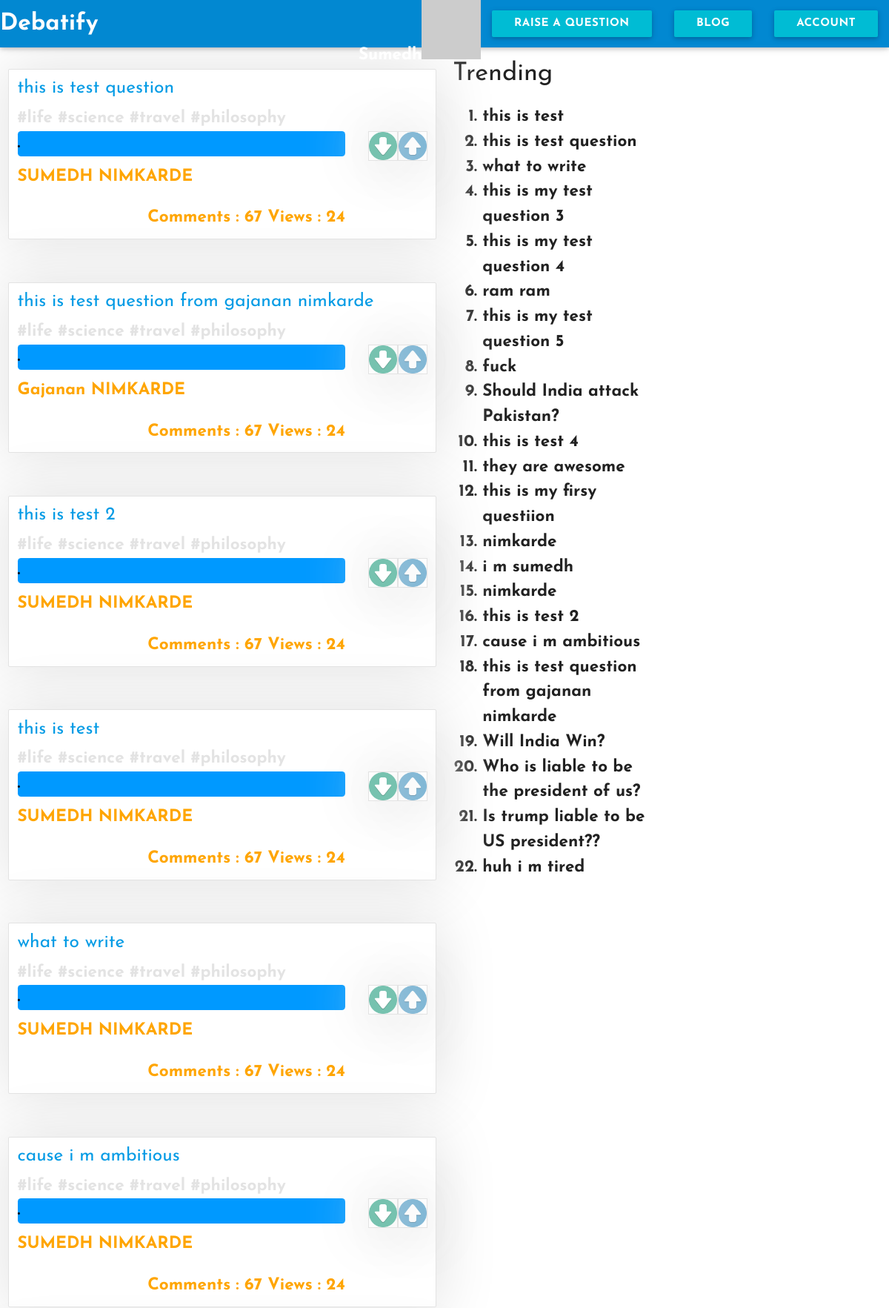
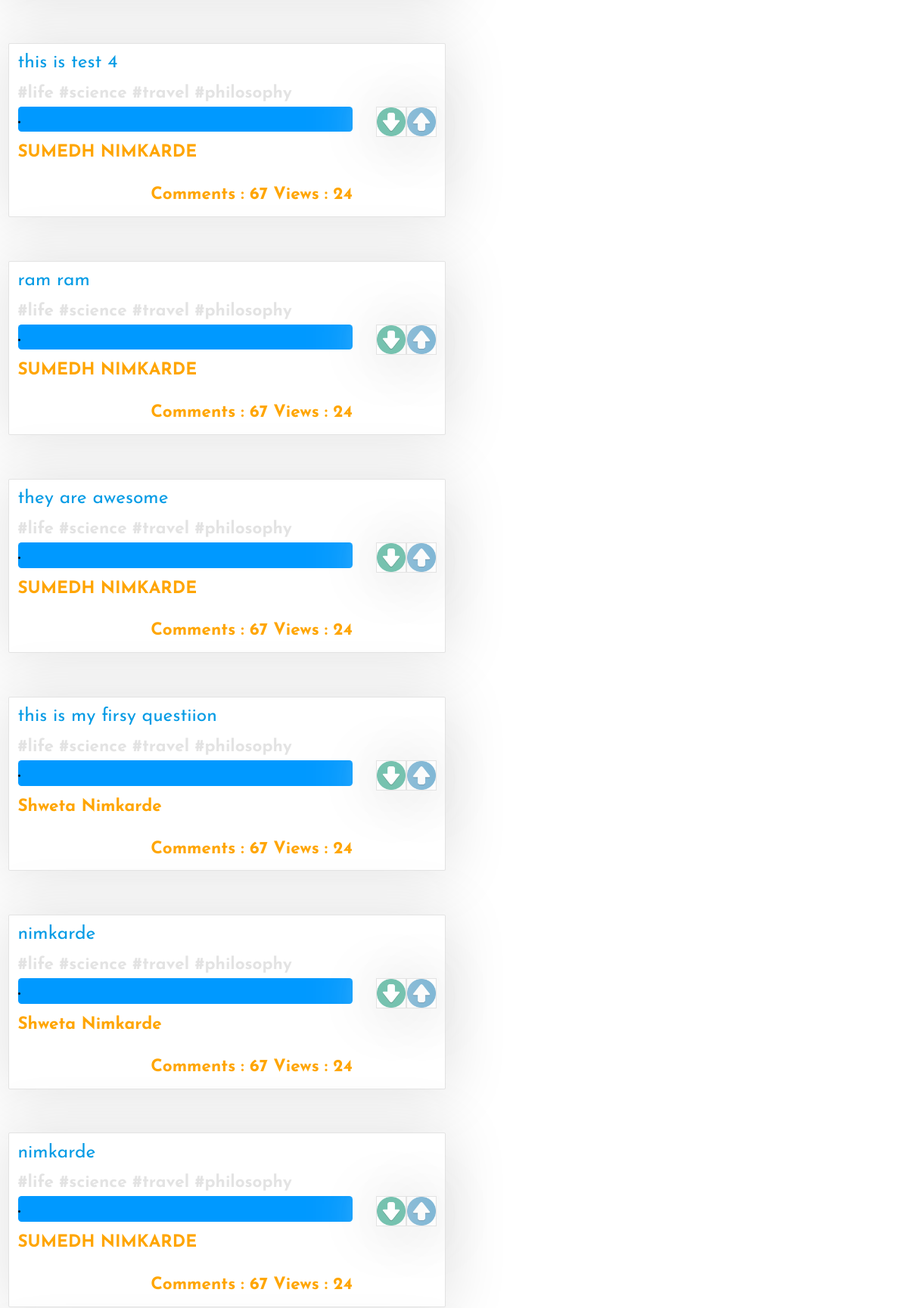
The page /authentication/dashboard (signed in, upper part) on the database its author committed (2 pictures, top to bottom).
### app/models.py (models this page shows, shortened)
class User(UserMixin,db.Model):
	__tablename__ = 'users'
	id = db.Column(db.Integer,primary_key = True)
	firstname = db.Column(db.String(50),nullable = True)
	lastname = db.Column(db.String(50),nullable = True)
	email = db.Column(db.String(50),nullable = True)
	username = db.Column(db.String(64),nullable = True)
	password = db.Column(db.String(100),nullable = True)
	password_hash = db.Column(db.String(128), nullable = True)
	confirmed = db.Column(db.Boolean, default = False)
	question = db.relationship("Question", backref = "owner", lazy = 'dynamic')
	location = db.Column(db.String(64),nullable = True)
	about_me = db.Column(db.Text(),nullable = True)
	member_since = db.Column(db.DateTime(), default=datetime.utcnow,nullable = True)
	last_seen = db.Column(db.DateTime(), default=datetime.utcnow,nullable = True)
	posts = db.relationship('Posts', backref = 'author', lazy = 'dynamic')
	fetchedChat = db.relationship('Chats', backref = 'messenger', lazy = 'dynamic')
	followed = db.relationship('Follow', foreign_keys = [Follow.follower_id],backref=db.backref('follower', lazy='joined'),lazy='dynamic',cascade='all, delete-orphan')
	followers = db.relationship('Follow', foreign_keys = [Follow.followed_id], backref = db.backref('followed', lazy = 'joined'),lazy='dynamic',cascade='all, delete-orphan')
	def gravatar(self, size=100, default='identicon', rating='g'):
		if request.is_secure:
			url = 'https://secure.gravatar.com/avatar'
		else:
			url = 'http://www.gravatar.com/avatar'
		hash = hashlib.md5(self.email.encode('utf-8')).hexdigest()
		return '{url}/{hash}?s={size}&d={default}&r={rating}'.format(
			url=url, hash=hash, size=size, default=default, rating=rating)
	@property
	def password(self):
		raise AttributeError('password is not a readable attribute')
	@password.setter
	def password(self, password):
		self.password_hash = generate_password_hash(password)

class Question(db.Model):
	__tablename__ = "questions"
	id = db.Column(db.Integer, primary_key = True)
	questions = db.Column(db.String(500))
	topic = db.Column(db.String(500))
	link = db.Column(db.String)
	user_id = db.Column(db.Integer, db.ForeignKey('users.id'))
	question = db.relationship("Chats", backref = "chat_no", lazy = 'dynamic')
	upvotes = db.Column(db.Integer, nullable = True, default = 1)

### app/auth/views.py (the view)
@admin.route('/dashboard')
def dashboard():
	fetchedTopic = models.Question.query.all()
	CurrentUsersfetchedTopic = models.Question.query.filter_by(user_id = current_user.id).all()
	trendingTopics = models.Question.query.order_by( models.Question.upvotes.desc() ).all()
	return render_template('me.html', fetchedTopic = fetchedTopic, trendingTopics = trendingTopics)

### app/models.py (called while the page is built)
@login_manager.user_loader
def load_user(user_id):
	return User.query.get(int(user_id))

### app/auth/templates/me.html (shortened to what this page needs)
<!DOCTYPE html>
<html>
    <head>
        {% block head %}
        <link rel="stylesheet" type="text/css" href="{{url_for('static',filename = "assets/materialize/css/materialize.min.css")}}">
        <link rel="stylesheet" type="text/css" href = "{{url_for('static', filename = "assets/css/card.css")}}">
        {% endblock %}
    </head>
    <body>
            {% block navbar %}
        <div class = "navbar-fixed">
            <nav>
                <div class = "nav-wrapper light-blue darken-2">
                    <a href="{{url_for('auth.dashboard')}}" class="brand-logo">Debatify</a>
                    <ul id="nav-mobile" class="right hide-on-med-and-down">
                        <li>{% block signed_in_as %}{{ current_user.firstname | title }}<img src = "{{ current_user.gravatar( size = 40 ) }}" />{% endblock %}</li>
                        <li><a href="#modal1" class = "waves-effect waves-light btn cyan modal-trigger">Raise a question</a></li>
                        <li><a href="{{url_for('main.blog')}}" class = "btn cyan">Blog</a></li>
                        <li><a href="" class = " cyan btn dropdown-button" data-activates = "dropdown1">Account</a></li>
                    </ul>
                </div>
            </nav>
        </div>
        {% endblock %}
        {% block questions %}
        <div class = "main row">
            <div class = "col s6">
            {% for f in fetchedTopic %}
                <div class = "card col s12">
                    <h5 id = "question"><a href = "{{url_for('main.chatroom', chat_id = f.id)}}">{{ f.questions }}</a></h5>
                    <div class = "hashtags">#life&nbsp;#science&nbsp;#travel&nbsp;#philosophy</div>
                    <img src="{{url_for('static', filename = "assets/img/uparrow.png")}}" id = "upvotebtn" alt = "upvotebtn">
                    <img src="{{url_for('static', filename = "assets/img/downarrow.png")}}" id = "downvotebtn" alt = "downvotebtn">
                    <div class = "poll">.</div>
                    <div class = "link"><a href="{{url_for('main.chatroom', chat_id = f.id)}}">{{ f.owner.firstname }} {{ f.owner.lastname }}</a></div>
                    <div class = "externals"><span>Comments : 67</span>&nbsp;<span>Views : 24</span></div>
                </div>
            {% endfor %}
            </div>
            <div class = "trending col s3">
                <h4>Trending</h4>
                <ol>
                    {% for topic in trendingTopics %}
                        <li>{{ topic.questions }}</li>
                    {% endfor %}
                </ol>
            </div>
        {% endblock %}
    </body>
</html>

### app/static/assets/css/card.css (style rules this page uses)
body { font-family: 'Josefin Sans', sans-serif; font-weight: bold; font-size: 1.5em; }
.card { width: 50%; height: 50%; margin: 5% auto; background-color: #fff; border: 1px solid #e3e3e3; box-shadow: 1px 1px 80px 5px #e3e3e3; padding-left: 3%; }
.card .hashtags { color: #e3e3e3; font-size: 1em; }
.card img { border: 1px solid #e3e3e3; box-shadow: 1px 5px 80px 5px #e3e3e3; width: 80%; }
.card .link, .card .externals { display: inline-block; margin-top: 2%; margin-bottom: 2%; }
.card .externals { float: right; margin-right: 20%; color: orange; }
.card .poll { border-radius: .2em; width: 80%; display: block; background-color: #0099ff; }
.card .link a { color: orange; text-decoration: none; }
.card { margin-left: 2%; }
#upvotebtn, #downvotebtn { float : right; display: block; width : 40px; height : auto; cursor : pointer; }
.trending { width : 30%; margin-left : 10%; }

### rows shown on the page
User: firstname "Sumedh"
Question: questions "this is test question", owner.firstname "SUMEDH", owner.lastname "NIMKARDE"
Question: questions "this is test question from gajanan nimkarde", owner.firstname "Gajanan", owner.lastname "NIMKARDE"
Question: questions "this is test 2", owner.firstname "SUMEDH", owner.lastname "NIMKARDE"
Question: questions "this is test", owner.firstname "SUMEDH", owner.lastname "NIMKARDE"
Question: questions "what to write", owner.firstname "SUMEDH", owner.lastname "NIMKARDE"
Question: questions "cause i m ambitious", owner.firstname "SUMEDH", owner.lastname "NIMKARDE"
Question: questions "this is test 4", owner.firstname "SUMEDH", owner.lastname "NIMKARDE"
Question: questions "ram ram", owner.firstname "SUMEDH", owner.lastname "NIMKARDE"
Question: questions "they are awesome", owner.firstname "SUMEDH", owner.lastname "NIMKARDE"
Question: questions "this is my firsy questiion", owner.firstname "Shweta", owner.lastname "Nimkarde"
Question: questions "nimkarde", owner.firstname "Shweta", owner.lastname "Nimkarde"
Question: questions "nimkarde", owner.firstname "SUMEDH", owner.lastname "NIMKARDE"
Question: questions "this is my test question 3"
Question: questions "this is my test question 4"
Question: questions "this is my test question 5"
Question: questions "fuck"
Question: questions "Should India attack Pakistan?"
Question: questions "i m sumedh"
Question: questions "Will India Win?"
Question: questions "Who is liable to be the president of us?"
Question: questions "Is trump liable to be US president??"
Question: questions "huh i m tired"
